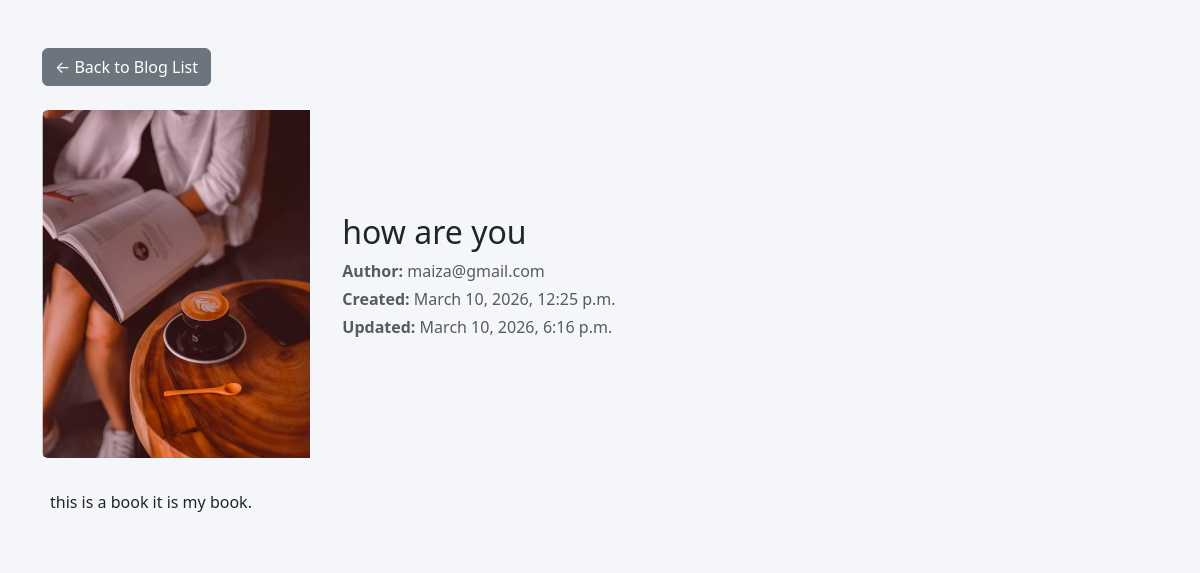
Page /blog/how-are-you/ on the committed database.
### accounts/models.py (models this page shows, shortened)
class Blog(models.Model):
    title = models.CharField(max_length=200)
    slug = models.SlugField()
    content = models.TextField()
    created_at = models.DateTimeField(auto_now_add=True)
    updated_at = models.DateTimeField(auto_now=True)
    author = models.ForeignKey(settings.AUTH_USER_MODEL, on_delete=models.CASCADE, related_name='blogs')
    status = models.CharField(max_length=10, choices=[('draft', 'Draft'), ('published', 'Published')], default='draft')
    image = models.ImageField(upload_to='blog_images/')

class User(AbstractBaseUser, PermissionsMixin):
    email = models.EmailField(unique=True)
    full_name = models.CharField(max_length=30, unique=True)
    is_active = models.BooleanField(default=True)
    is_admin = models.BooleanField(default=False)
    is_staff = models.BooleanField(default=False)
    objects = UserManager()
    USERNAME_FIELD = 'email'
    REQUIRED_FIELDS = ['full_name']

### accounts/views.py (the view)
# urls.py: path('blog/<slug:slug>/', blog_detail, name='blog_detail'),
def blog_detail(request, slug):
    blog = get_object_or_404(Blog, slug=slug, status='published')
    return render(request, 'blog_detail.html', {'blog': blog})

### accounts/templates/blog_detail.html (shortened to what this page needs)
<!DOCTYPE html>
<html lang="en">
<head>
    <link href="https://cdn.jsdelivr.net/npm/bootstrap@5.3.2/dist/css/bootstrap.min.css" rel="stylesheet">
</head>
<body style="background:#f5f6fa;">
<div class="container py-5">
    <div class="mb-4">
        <a href="{% url 'blog_list' %}" class="btn btn-secondary">&larr; Back to Blog List</a>
    </div>
<div class="card mb-3 border-0" style="max-width: 75%; background:#f5f6fa;">
  <div class="row g-3 align-items-center">
    <div class="col-md-4">
    {% if blog.image %}
      <img src="{{ blog.image.url }}" class="img-fluid rounded-start">
      {% endif %}
    </div>
    <div class="col-md-8">
      <div class="card-body">
        <h2 class="card-title">{{ blog.title }}</h2>
        <p class="text-muted mb-1"><strong>Author:</strong> {{ blog.author.email }}</p>
        <p class="text-muted mb-1"><strong>Created:</strong> {{ blog.created_at|date:"F j, Y, g:i a" }}</p>
        <p class="text-muted mb-3"><strong>Updated:</strong> {{ blog.updated_at|date:"F j, Y, g:i a" }}</p>
      </div>
    </div>
        <div class="card-body">
            <p class="card-text mb-3">{{ blog.content }}</p>
        </div>
    </div>
</div>
</div>
</body>
</html>

### rows in the picture
Blog: image (picture), title "how are you", author.email "maiza@gmail.com", created_at "March 10, 2026, 12:25 p.m.", updated_at "March 10, 2026, 6:16 p.m.", content "this is a book it is my book."
